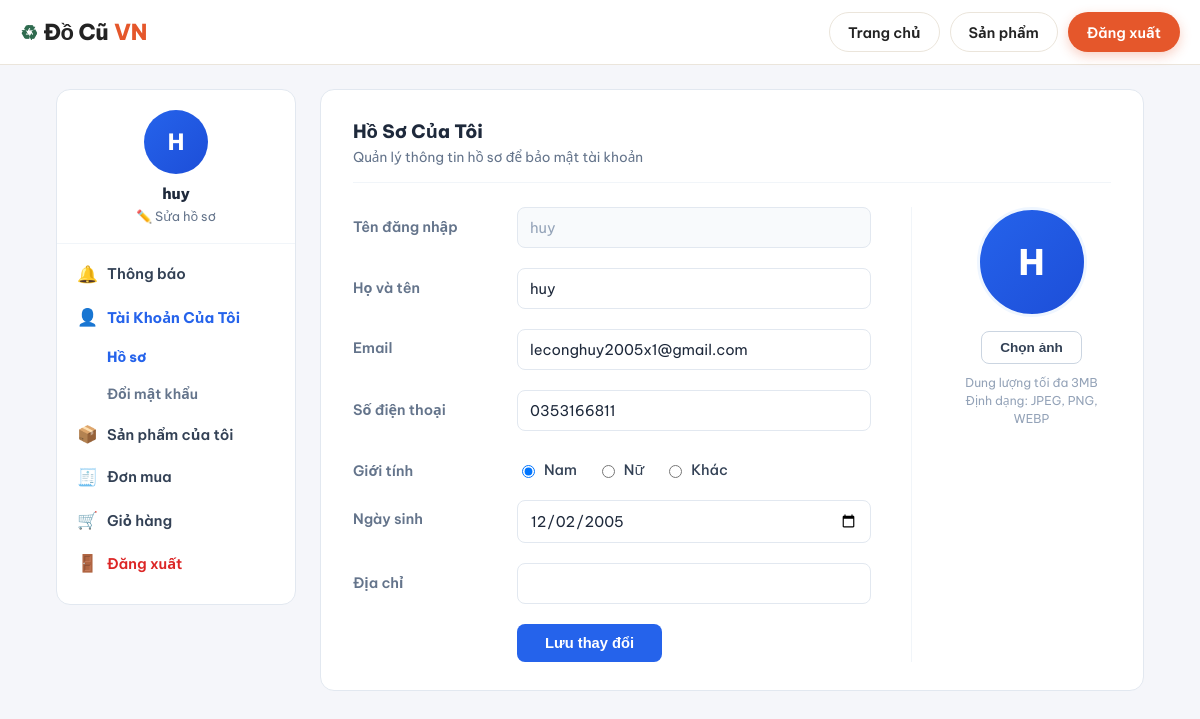
The app's page /pages/dashboard.php (signed in) with its own data.
### tables this page shows
CREATE TABLE `users` (
  `id` int(11) NOT NULL,
  `fullname` varchar(100) NOT NULL,
  `username` varchar(50) NOT NULL,
  `email` varchar(100) NOT NULL,
  `password` varchar(255) NOT NULL,
  `phone` varchar(20) DEFAULT NULL,
  `avatar` varchar(255) DEFAULT 'uploads/avatar/default.png',
  `address` varchar(255) DEFAULT NULL,
  `gender` enum('Nam','Nữ','Khác') DEFAULT NULL,
  `dob` date DEFAULT NULL,
  `role` enum('admin','user') NOT NULL DEFAULT 'user',
  `status` enum('active','blocked') NOT NULL DEFAULT 'active',
  `created_at` timestamp NOT NULL DEFAULT current_timestamp(),
  `updated_at` timestamp NOT NULL DEFAULT current_timestamp() ON UPDATE current_timestamp()
);

### pages/dashboard.php (the view, shortened to what this page needs)
<?php
require_once '../config/db.php';
$user_id = (int) $_SESSION['user_id'];
$stmt = $conn->prepare("SELECT * FROM users WHERE id = ?");
$stmt->bind_param("i", $user_id);
$stmt->execute();
$user = $stmt->get_result()->fetch_assoc();
$activeTab  = ($_GET['tab'] ?? 'profile') === 'password' ? 'password' : 'profile';
$activePage = 'profile';
?>
<!DOCTYPE html>
<html lang="vi">
<head>
    <link rel="stylesheet" href="../assets/css/style.css">
</head>
<body>
<header>
    <div class="header-inner">
        <a class="logo" href="../index.html">Đồ Cũ<span>VN</span></a>
        <nav class="header-nav" style="margin-left:auto;">
            <a href="../index.html" class="btn btn-outline">Trang chủ</a>
            <a href="../products.html" class="btn btn-outline">Sản phẩm</a>
            <a href="logout.php" class="btn btn-primary">Đăng xuất</a>
        </nav>
    </div>
</header>
<div class="acc-wrap">
    <?php include __DIR__ . '/inc/account-sidebar.php'; ?>
    <div class="acc-content">
        <div class="acc-card" id="tab-profile" style="<?php echo $activeTab === 'profile' ? '' : 'display:none;'; ?>">
            <div class="acc-card-head">
                <h2>Hồ Sơ Của Tôi</h2>
                <p>Quản lý thông tin hồ sơ để bảo mật tài khoản</p>
            </div>
            <div class="acc-profile-grid">
                <div class="acc-profile-main">
                    <form id="profile-form">
                        <div class="acc-form-row">
                            <label>Tên đăng nhập</label>
                            <div class="acc-form-field">
                                <input type="text" value="<?php echo htmlspecialchars($user['username']); ?>" disabled>
                            </div>
                        </div>
                        <div class="acc-form-row">
                            <label for="f-fullname">Họ và tên</label>
                            <div class="acc-form-field">
                                <input type="text" id="f-fullname" name="fullname" maxlength="100" required
                                       value="<?php echo htmlspecialchars($user['fullname']); ?>">
                            </div>
                        </div>
                        <div class="acc-form-row">
                            <label for="f-email">Email</label>
                            <div class="acc-form-field">
                                <input type="email" id="f-email" name="email" maxlength="100" required
                                       value="<?php echo htmlspecialchars($user['email']); ?>">
                            </div>
                        </div>
                        <div class="acc-form-row">
                            <label for="f-phone">Số điện thoại</label>
                            <div class="acc-form-field">
                                <input type="tel" id="f-phone" name="phone" maxlength="20"
                                       value="<?php echo htmlspecialchars($user['phone'] ?? ''); ?>">
                            </div>
                        </div>
                        <div class="acc-form-row">
                            <label>Giới tính</label>
                            <div class="acc-form-field acc-radio-group">
                                <?php foreach (['Nam', 'Nữ', 'Khác'] as $g): ?>
                                <label>
                                    <input type="radio" name="gender" value="<?php echo $g; ?>"
                                        <?php echo ($user['gender'] ?? '') === $g ? 'checked' : ''; ?>>
                                    <?php echo $g; ?>
                                </label>
                                <?php endforeach; ?>
                            </div>
                        </div>
                        <div class="acc-form-row">
                            <label for="f-dob">Ngày sinh</label>
                            <div class="acc-form-field">
                                <input type="date" id="f-dob" name="dob"
                                       value="<?php echo htmlspecialchars($user['dob'] ?? ''); ?>">
                            </div>
                        </div>
                        <div class="acc-form-row">
                            <label for="f-address">Địa chỉ</label>
                            <div class="acc-form-field">
                                <input type="text" id="f-address" name="address" maxlength="255"
                                       value="<?php echo htmlspecialchars($user['address'] ?? ''); ?>">
                            </div>
                        </div>
                        <div class="acc-form-actions">
                            <div class="spacer"></div>
                            <button type="submit" class="acc-btn-save" id="profile-save-btn">Lưu thay đổi</button>
                        </div>
                    </form>
                </div>
                <div class="acc-avatar-col">
                    <div class="acc-avatar-preview" id="avatar-preview">
                        <?php if ($avatarSrc): ?>
                            <img src="<?php echo htmlspecialchars($avatarSrc); ?>" id="avatar-img" alt="avatar">
                        <?php else: ?>
                            <span id="avatar-fallback"><?php echo htmlspecialchars($initial); ?></span>
                        <?php endif; ?>
                    </div>
                    <button type="button" class="acc-avatar-btn" onclick="document.getElementById('avatar-input').click()">Chọn ảnh</button>
                    <p class="acc-avatar-hint">Dung lượng tối đa 3MB<br>Định dạng: JPEG, PNG, WEBP</p>
                </div>
            </div>
        </div>
    </div>
</div>
</body>
</html>

### pages/inc/account-sidebar.php (shortened to what this page needs)
<?php
$avatarRelPath = $user['avatar'] ?: 'uploads/avatar/default.png';
$avatarFsPath  = __DIR__ . '/../../' . $avatarRelPath;
$avatarSrc     = is_file($avatarFsPath) ? '../' . $avatarRelPath : null;
$initial       = mb_strtoupper(mb_substr($user['fullname'] ?: $user['username'], 0, 1));
?>
<aside class="acc-sidebar">
    <div class="acc-sidebar-user">
        <div class="acc-sidebar-avatar">
            <?php if ($avatarSrc): ?>
                <img src="<?php echo htmlspecialchars($avatarSrc); ?>" alt="avatar">
            <?php else: ?>
                <span><?php echo htmlspecialchars($initial); ?></span>
            <?php endif; ?>
        </div>
        <div class="acc-sidebar-username">
            <?php echo htmlspecialchars($user['fullname'] ?: $user['username']); ?>
        </div>
        <a href="dashboard.php" class="acc-sidebar-edit">✏️ Sửa hồ sơ</a>
    </div>
    <nav class="acc-sidebar-nav">
        <a href="notifications.php" class="acc-nav-item <?php echo $activePage === 'notifications' ? 'active' : ''; ?>">
            <span class="acc-nav-icon">🔔</span>
            <span>Thông báo</span>
        </a>
        <div class="acc-nav-group <?php echo in_array($activePage, ['profile','password']) ? 'open' : ''; ?>">
            <div class="acc-nav-item acc-nav-parent">
                <span class="acc-nav-icon">👤</span>
                <span>Tài Khoản Của Tôi</span>
            </div>
            <div class="acc-nav-sub">
                <a href="dashboard.php" class="<?php echo $activePage === 'profile' ? 'active' : ''; ?>">Hồ sơ</a>
                <a href="dashboard.php?tab=password" class="<?php echo $activePage === 'password' ? 'active' : ''; ?>">Đổi mật khẩu</a>
            </div>
        </div>
        <a href="../my-products.html" class="acc-nav-item <?php echo $activePage === 'products' ? 'active' : ''; ?>">
            <span class="acc-nav-icon">📦</span>
            <span>Sản phẩm của tôi</span>
        </a>
        <a href="my-orders.php" class="acc-nav-item <?php echo $activePage === 'orders' ? 'active' : ''; ?>">
            <span class="acc-nav-icon">🧾</span>
            <span>Đơn mua</span>
        </a>
        <a href="cart.php" class="acc-nav-item <?php echo $activePage === 'cart' ? 'active' : ''; ?>">
            <span class="acc-nav-icon">🛒</span>
            <span>Giỏ hàng</span>
        </a>
        <a href="logout.php" class="acc-nav-item acc-nav-logout">
            <span class="acc-nav-icon">🚪</span>
            <span>Đăng xuất</span>
        </a>
    </nav>
</aside>

### assets/css/style.css (style rules this page uses)
:root { --ember: #E5572B; --ember-dark: #C2431A; --ember-light: #FDECE4; --moss: #2F6B4F; --moss-light: #E4F2EA; --gold: #F0A93E; --ink: #232323; --charcoal: #6B6660; --cream: #FBF8F4; --line: #EBE5DB; --white: #FFFFFF; --radius-sm: 8px; --radius-md: 14px; --radius-lg: 22px; --shadow-card: 0 2px 12px rgba(35,30,25,.07); --shadow-hover: 0 14px 28px rgba(35,30,25,.14); --header-h: 64px; --container-w: 1240px; }
*,*::before,*::after { box-sizing:border-box; }
html { scroll-behavior:smooth; }
body { margin:0; font-family:'Be Vietnam Pro', system-ui, sans-serif; color:var(--ink); background:var(--cream); -webkit-font-smoothing:antialiased; padding-bottom:0; }
a { text-decoration:none; color:inherit; }
.btn { display:inline-flex; align-items:center; justify-content:center; gap:6px; font-family:inherit; font-size:14.5px; font-weight:600; padding:9px 18px; border-radius:999px; border:1.5px solid transparent; cursor:pointer; transition:all .18s ease; white-space:nowrap; }
.btn-primary { background:var(--ember); color:var(--white); box-shadow:0 4px 12px rgba(229,87,43,.28); }
.btn-outline { background:transparent; color:var(--ink); border-color:var(--line); }
header { position:sticky; top:0; z-index:100; background:var(--white); border-bottom:1px solid var(--line); }
.header-inner { max-width:var(--container-w); margin:0 auto; padding:0 20px; height:var(--header-h); display:flex; align-items:center; gap:24px; }
.logo { font-family:'Be Vietnam Pro', sans-serif; font-weight:800; font-size:22px; letter-spacing:-.3px; color:var(--ink); flex-shrink:0; display:flex; align-items:center; gap:6px; }
.logo::before { content:"♻"; font-size:20px; color:var(--moss); }
.logo span { color:var(--ember); }
.header-nav { display:flex; align-items:center; gap:10px; margin-left:auto; flex-shrink:0; }

### records on screen
users: fullname "H", fullname "huy", username "huy", email "leconghuy2005x1@gmail.com", phone "0353166811", gender "☑ Nam", gender "☐ Nữ", gender "☐ Khác", dob "12/02/2005"

### other values on screen
$g "Nam"
$g "Nữ"
$g "Khác"
